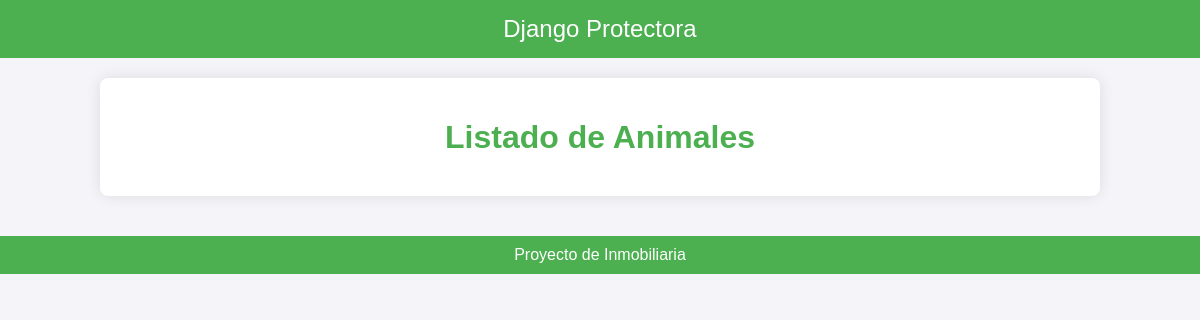
/Animales/, run on an earlier commit of the app's database.
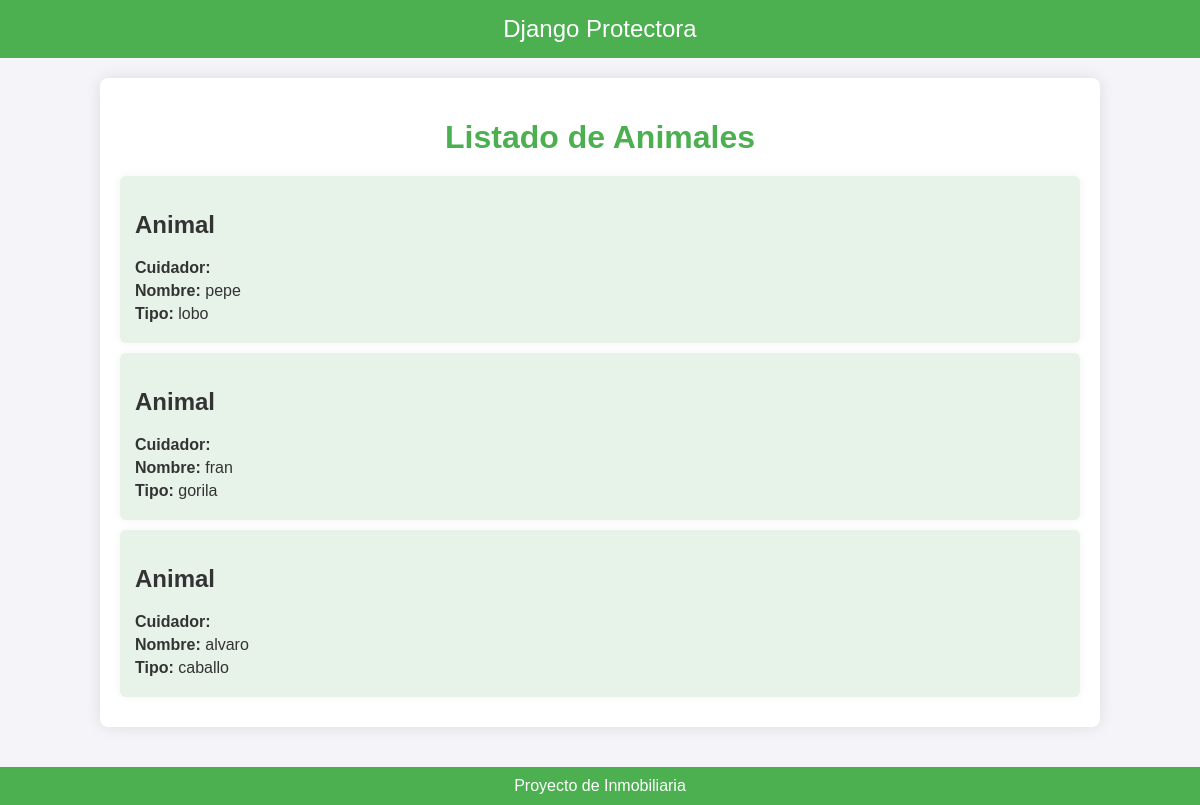
And on a later commit of the database.
### Protectora/models.py (models this page shows, shortened)
class Animales(models.Model):
    Cuidador = models.ForeignKey(settings.AUTH_USER_MODEL,on_delete=models.CASCADE)
    nombre = models.CharField(max_length = 200)
    tipo = models.CharField(max_length = 200)

### Protectora/views.py (the view)
# urls.py: path('Animales/', views.listar_Animales, name='listar_animales'),
def listar_Animales(request) :
    animales = Animales.objects.all()
    return render(request, 'animales/animales_list.html', {'Animales_mostrar': animales})

### Protectora/templates/animales/animales_list.html (shortened to what this page needs)
<!DOCTYPE html>
<html lang="es">
<head>
</head>
<body>
    <header>
        <a href="/">Django Protectora</a>
    </header>
    <div class="container">
        <h1>Listado de Animales</h1>
        {% for animal in Animales_mostrar %}
        <article>
            <h2>Animal</h2>
            <p><strong>Cuidador:</strong> {{ animal.cuidador }}</p>
            <p><strong>Nombre:</strong> {{ animal.nombre }}</p>
            <p><strong>Tipo:</strong> {{ animal.tipo }}</p>
        </article>
        {% endfor %}
    </div>
    <footer>
        Proyecto de Inmobiliaria
    </footer>
</body>
</html>

What changed in the data, as far as the page shows it:
added Animales: nombre "pepe", tipo "lobo"
added Animales: nombre "fran", tipo "gorila"
added Animales: nombre "alvaro", tipo "caballo"
